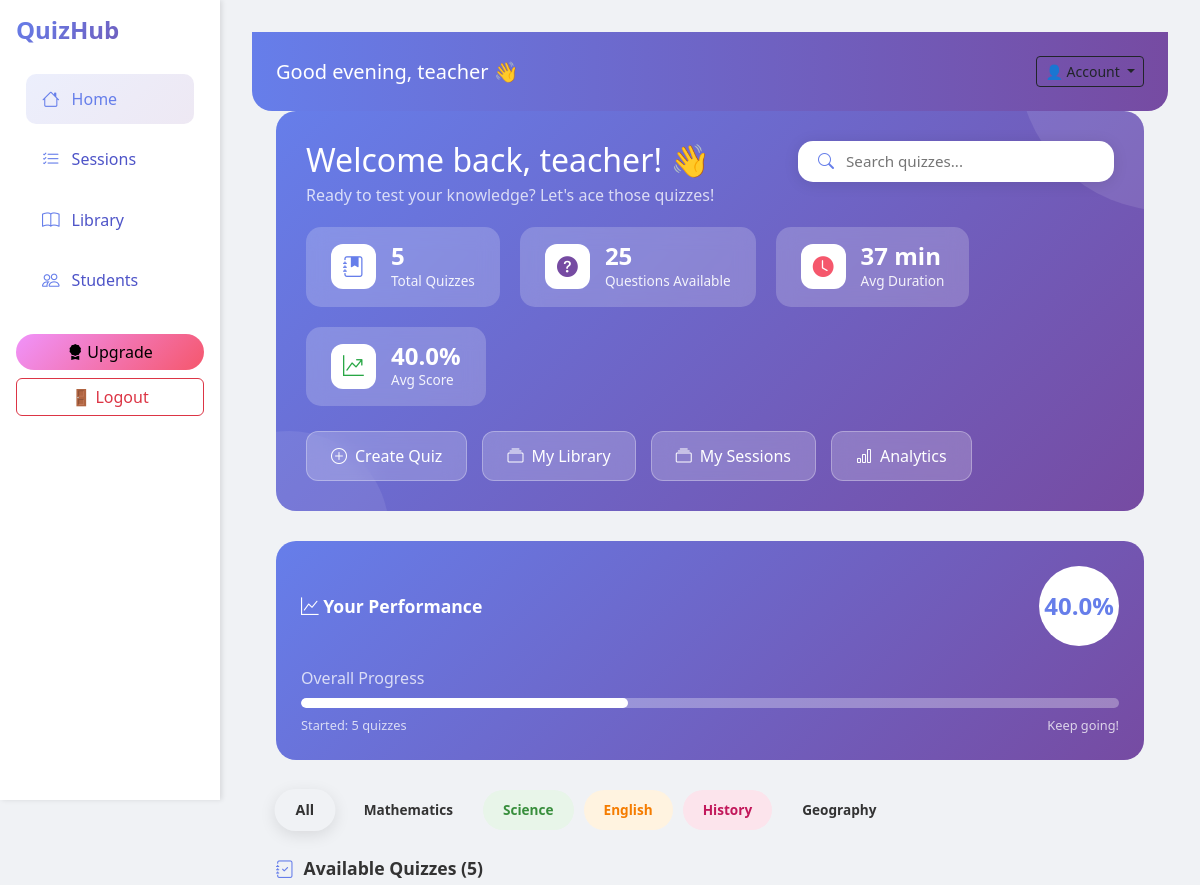
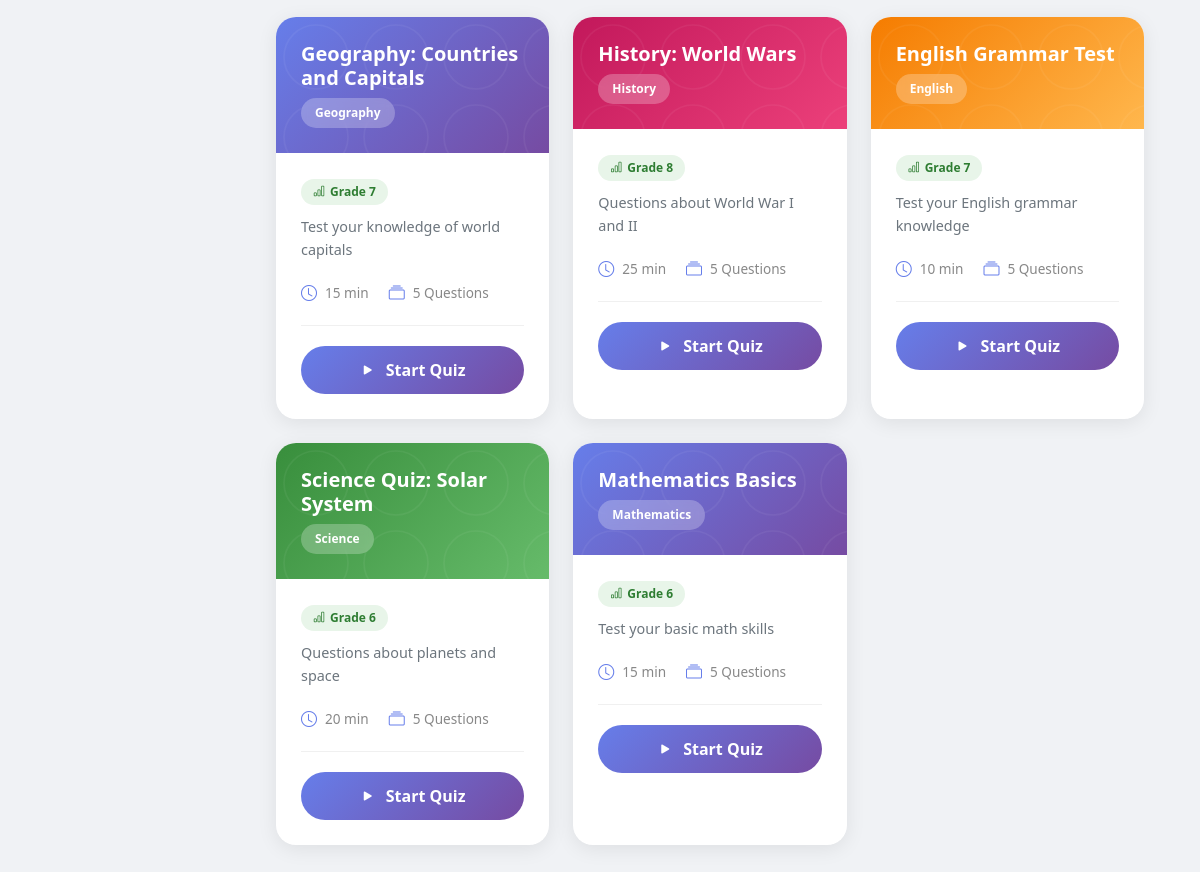
Screenshot of /dashboard/ (signed in) with the database file from the repository (2 pictures, top to bottom).
### quizzes/models.py (models this page shows, shortened)
class Quiz(models.Model):
    title = models.CharField(max_length=200, unique=True
    )
    description = models.TextField()
    subject = models.CharField(max_length=100, default="General")
    grade = models.CharField(max_length=50, default="Grade 6")
    time_limit = models.IntegerField(default=10, help_text="Time limit in minutes")
    created_by = models.ForeignKey(User, on_delete=models.CASCADE)

### quizzes/views.py (the view)
# urls.py: path('dashboard/', views.dashboard, name='dashboard'),
@login_required
def dashboard(request):
    from django.db.models import Avg, Count
    quizzes = Quiz.objects.all().order_by('-id')[:20]
    total_quizzes = Quiz.objects.count()
    total_questions = Question.objects.count()
    total_attempts = Attempt.objects.count()
    avg_score = 0
    if total_attempts > 0:
        avg_score = Attempt.objects.aggregate(avg=Avg('percentage'))['avg'] or 0
    subjects = Quiz.objects.values_list('subject', flat=True).distinct()
    user_attempts = Attempt.objects.filter(user=request.user).order_by('-id')[:5] if request.user.is_authenticated else []
    avg_time = Attempt.objects.aggregate(avg_time=Avg('time_taken'))['avg_time'] or 0
    return render(request, 'quizzes/dashboard.html', {
        'quizzes': quizzes,
        'total_quizzes': total_quizzes,
        'total_questions': total_questions,
        'total_attempts': total_attempts,
        'avg_score': round(avg_score, 1),
        'subjects': subjects,
        'user_attempts': user_attempts,
        'avg_time': round(avg_time, 0)
    })

### templates/quizzes/dashboard.html (shortened to what this page needs)
{% extends 'base.html' %}
{% block content %}
<div class="container-fluid px-4">
    <div class="dashboard-header">
        <div class="header-content">
            <div class="d-flex justify-content-between align-items-start">
                <div>
                    <h2 class="mb-1">Welcome back, {{ request.user.username }}! 👋</h2>
                    <p class="mb-0 opacity-75">Ready to test your knowledge? Let's ace those quizzes!</p>
                </div>
                <div class="search-box">
                    <i class="bi bi-search"></i>
                    <input type="text" id="quizSearch" placeholder="Search quizzes..." onkeyup="filterQuizzes()">
                </div>
            </div>
            <div class="stats-container">
                <div class="stat-card">
                    <div class="stat-icon"><i class="bi bi-journal-bookmark-fill" style="color: #667eea;"></i></div>
                    <div class="stat-info">
                        <h4>{{ total_quizzes }}</h4>
                        <p>Total Quizzes</p>
                    </div>
                </div>
                <div class="stat-card">
                    <div class="stat-icon"><i class="bi bi-question-circle-fill" style="color: #764ba2;"></i></div>
                    <div class="stat-info">
                        <h4>{{ total_questions }}</h4>
                        <p>Questions Available</p>
                    </div>
                </div>
                <div class="stat-card">
                    <div class="stat-icon"><i class="bi bi-clock-fill" style="color: #f5576c;"></i></div>
                    <div class="stat-info">
                        <h4>{{ avg_time|floatformat:0 }} min</h4>
                        <p>Avg Duration</p>
                    </div>
                </div>
                <div class="stat-card">
                    <div class="stat-icon"><i class="bi bi-graph-up-arrow" style="color: #28a745;"></i></div>
                    <div class="stat-info">
                        <h4>{{ avg_score }}%</h4>
                        <p>Avg Score</p>
                    </div>
                </div>
            </div>
            <div class="quick-actions">
                <a href="{% url 'create_quiz' %}" class="quick-action-btn">
                    <i class="bi bi-plus-circle"></i> Create Quiz
                </a>
                <a href="{% url 'library' %}" class="quick-action-btn">
                    <i class="bi bi-collection"></i> My Library
                </a>
                <a href="{% url 'sessions' %}" class="quick-action-btn">
                    <i class="bi bi-collection"></i> My Sessions
                </a>
                <a href="{% url 'analytics' %}" class="quick-action-btn">
                    <i class="bi bi-bar-chart"></i> Analytics
                </a>
            </div>
        </div>
    </div>
    <div class="performance-card">
        <div class="performance-header">
            <div class="performance-title">
                <i class="bi bi-graph-up"></i> Your Performance
            </div>
            <div class="score-circle">{{ avg_score }}%</div>
        </div>
        <p class="mb-2 opacity-75">Overall Progress</p>
        <div class="progress-bar-custom">
            <div class="progress-fill" style="width: {{ avg_score }}%;"></div>
        </div>
        <div class="d-flex justify-content-between mt-2 opacity-75" style="font-size: 0.8rem;">
            <span>Started: {{ total_quizzes }} quizzes</span>
            <span>Keep going!</span>
        </div>
    </div>
    <div class="subject-tags">
        <span class="subject-tag active" onclick="filterBySubject('all')">All</span>
        {% for subject in subjects %}
        <span class="subject-tag {{ subject|lower }}" onclick="filterBySubject('{{ subject }}')">{{ subject }}</span>
        {% endfor %}
    </div>
    <div class="section-title">
        <i class="bi bi-journal-check"></i>
        Available Quizzes ({{ quizzes.count }})
    </div>
    {% if quizzes %}
        <div class="row" id="quizGrid">
            {% for quiz in quizzes %}
            <div class="col-md-6 col-lg-4 mb-4 quiz-item" data-subject="{{ quiz.subject }}" data-title="{{ quiz.title|lower }}">
                <div class="quiz-card">
                    <div class="quiz-card-header {{ quiz.subject|lower }}">
                        <h5 class="card-title">{{ quiz.title }}</h5>
                        <span class="quiz-badge">{{ quiz.subject }}</span>
                    </div>
                    <div class="quiz-card-body">
                        <span class="difficulty-badge easy">
                            <i class="bi bi-bar-chart"></i> {{ quiz.grade }}
                        </span>
                        <p class="quiz-description">{{ quiz.description|truncatechars:100 }}</p>
                        <div class="quiz-meta">
                            <div class="quiz-meta-item">
                                <i class="bi bi-clock"></i>
                                <span>{{ quiz.time_limit }} min</span>
                            </div>
                            <div class="quiz-meta-item">
                                <i class="bi bi-collection"></i>
                                <span>{{ quiz.question_set.count }} Questions</span>
                            </div>
                        </div>
                        <a href="{% url 'attempt_quiz' quiz.id %}" class="btn btn-primary start-quiz-btn">
                            <i class="bi bi-play-fill"></i> Start Quiz
                        </a>
                    </div>
                </div>
            </div>
            {% endfor %}
        </div>
    {% endif %}
</div>
{% endblock %}

### templates/base.html (shortened to what this page needs)
{% load static %}
<!DOCTYPE html>
<html>
<head>
    {% load static %}
    <link href="https://cdn.jsdelivr.net/npm/bootstrap@5.3.2/dist/css/bootstrap.min.css" rel="stylesheet">
    <link href="https://cdn.jsdelivr.net/npm/bootstrap-icons/font/bootstrap-icons.css" rel="stylesheet">
    <link rel="stylesheet" href="{% static 'css/style.css' %}">
</head>
<body>
<div class="d-flex">
    <div class="sidebar p-3">
    <h4 class="logo mb-4">QuizHub</h4>
    <ul class="nav flex-column">
        <li class="nav-item">
            <a href="{% url 'dashboard' %}"
               class="nav-link {% if request.path == '/dashboard/' %}active-link{% endif %}">
                <i class="bi bi-house"></i> <span>Home</span>
            </a>
        </li>
        <li class="nav-item">
            <a href="{% url 'sessions' %}"
               class="nav-link {% if request.path == '/sessions/' %}active-link{% endif %}">
                <i class="bi bi-list-check"></i> <span>Sessions</span>
            </a>
        </li>
        <li class="nav-item">
            <a href="{% url 'library' %}"
               class="nav-link {% if request.path == '/library/' %}active-link{% endif %}">
                <i class="bi bi-book"></i> <span>Library</span>
            </a>
        </li>
        <li class="nav-item">
            <a href="{% url 'students' %}"
               class="nav-link {% if request.path == '/students/' %}active-link{% endif %}">
                <i class="bi bi-people"></i> <span>Students</span>
            </a>
        </li>
    </ul>
    <div class="mt-auto text-center">
        <a href="{% url 'upgrade' %}" class="btn btn-warning w-100 mt-4">
            <i class="bi bi-award-fill"></i> Upgrade
        </a>
        <form method="post" action="{% url 'logout' %}" class="w-100 mt-2">
            <button type="submit" class="btn btn-outline-danger w-100">
                🚪 Logout
            </button>
        </form>
    </div>
</div>
    <div class="main-content flex-grow-1">
        <div class="topbar d-flex justify-content-between align-items-center p-4">
            <h5>Good evening, {{ request.user.username }} 👋</h5>
            <div class="dropdown">
                <button class="btn btn-outline-dark btn-sm dropdown-toggle" type="button" id="profileDropdown" data-bs-toggle="dropdown" aria-expanded="false">
                    👤 Account
                </button>
            </div>
        </div>
        {% block content %}{% endblock %}
    </div>
</div>
</body>
</html>

### rows the page displays
Quiz: title "Geography: Countries and Capitals", subject "Geography", grade "Grade 7", description "Test your knowledge of world capitals", time_limit "15", question_set.count "5"
Quiz: title "History: World Wars", subject "History", grade "Grade 8", description "Questions about World War I and II", time_limit "25", question_set.count "5"
Quiz: title "English Grammar Test", subject "English", grade "Grade 7", description "Test your English grammar knowledge", time_limit "10", question_set.count "5"
Quiz: title "Science Quiz: Solar System", subject "Science", grade "Grade 6", description "Questions about planets and space", time_limit "20", question_set.count "5"
Quiz: title "Mathematics Basics", subject "Mathematics", grade "Grade 6", description "Test your basic math skills", time_limit "15", question_set.count "5"

### other values shown
{{ request.user.username }} "teacher"
{{ total_quizzes }} "5"
{{ total_questions }} "25"
{{ avg_time|floatformat:0 }} "37"
{{ avg_score }} "40.0"
{{ subject }} "Mathematics" "Science" "English" "History" "Geography"
{{ quizzes.count }} "5"
